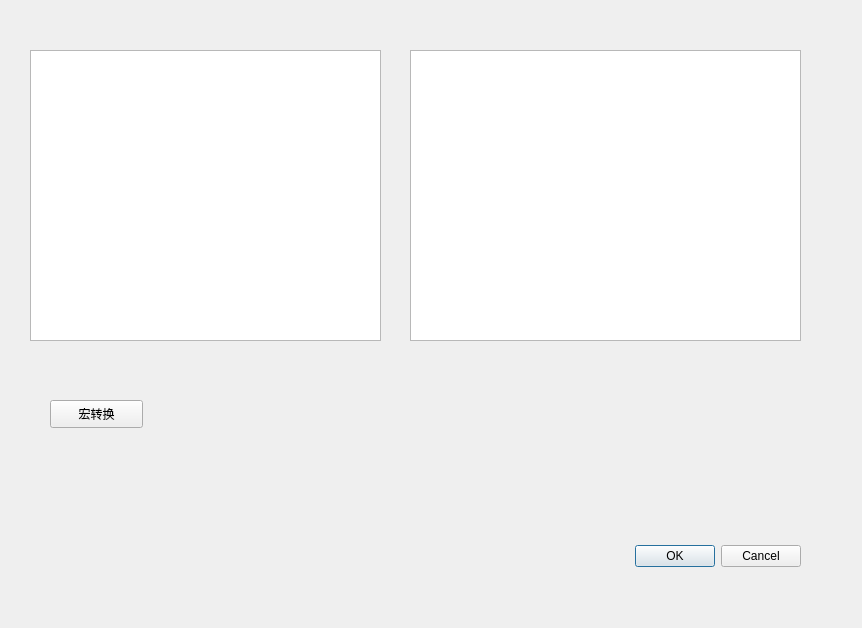
<?xml version="1.0" encoding="UTF-8"?>
<ui version="4.0">
 <class>OtherFunction</class>
 <widget class="QDialog" name="OtherFunction">
  <property name="geometry">
   <rect>
    <x>0</x>
    <y>0</y>
    <width>862</width>
    <height>628</height>
   </rect>
  </property>
  <property name="windowTitle">
   <string>Dialog</string>
  </property>
  <widget class="QDialogButtonBox" name="buttonBox">
   <property name="geometry">
    <rect>
     <x>460</x>
     <y>540</y>
     <width>341</width>
     <height>32</height>
    </rect>
   </property>
   <property name="orientation">
    <enum>Qt::Horizontal</enum>
   </property>
   <property name="standardButtons">
    <set>QDialogButtonBox::Cancel|QDialogButtonBox::Ok</set>
   </property>
  </widget>
  <widget class="QTextEdit" name="textEdit_input">
   <property name="geometry">
    <rect>
     <x>30</x>
     <y>50</y>
     <width>351</width>
     <height>291</height>
    </rect>
   </property>
  </widget>
  <widget class="QTextEdit" name="textEdit_output">
   <property name="geometry">
    <rect>
     <x>410</x>
     <y>50</y>
     <width>391</width>
     <height>291</height>
    </rect>
   </property>
  </widget>
  <widget class="QPushButton" name="ptn_define">
   <property name="geometry">
    <rect>
     <x>50</x>
     <y>400</y>
     <width>93</width>
     <height>28</height>
    </rect>
   </property>
   <property name="text">
    <string>宏转换</string>
   </property>
  </widget>
 </widget>
 <resources/>
 <connections>
  <connection>
   <sender>buttonBox</sender>
   <signal>accepted()</signal>
   <receiver>OtherFunction</receiver>
   <slot>accept()</slot>
   <hints>
    <hint type="sourcelabel">
     <x>248</x>
     <y>254</y>
    </hint>
    <hint type="destinationlabel">
     <x>157</x>
     <y>274</y>
    </hint>
   </hints>
  </connection>
  <connection>
   <sender>buttonBox</sender>
   <signal>rejected()</signal>
   <receiver>OtherFunction</receiver>
   <slot>reject()</slot>
   <hints>
    <hint type="sourcelabel">
     <x>316</x>
     <y>260</y>
    </hint>
    <hint type="destinationlabel">
     <x>286</x>
     <y>274</y>
    </hint>
   </hints>
  </connection>
 </connections>
</ui>
